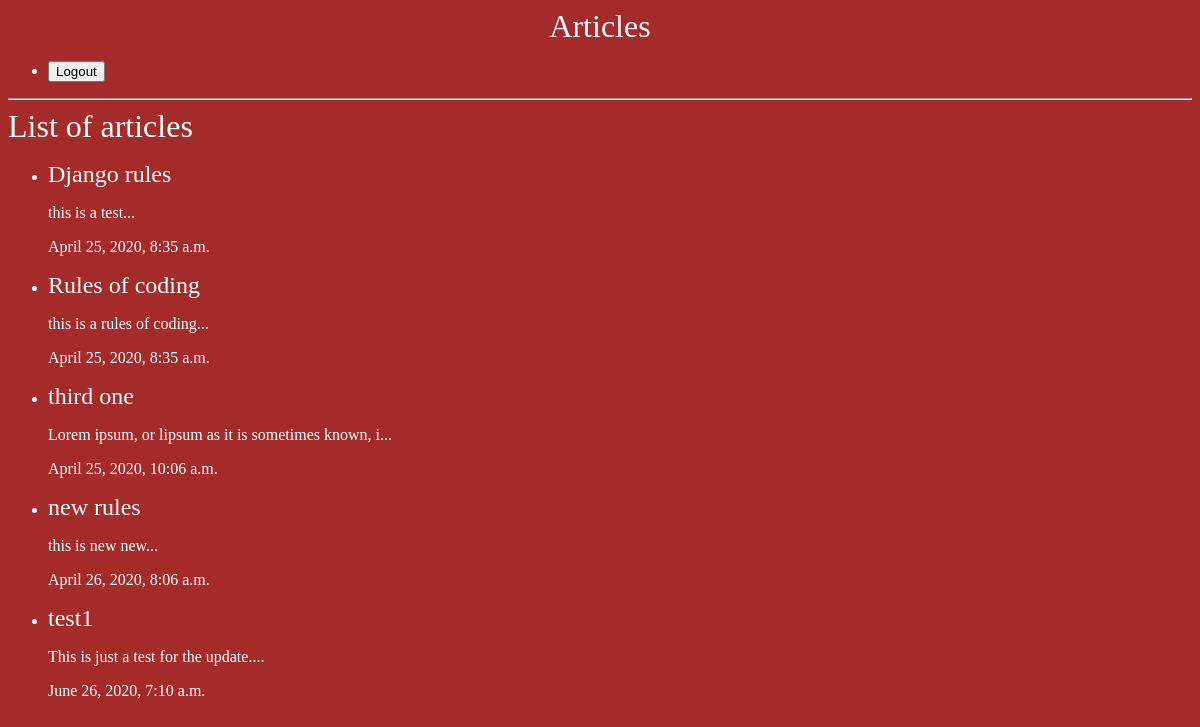
The app's page /articles/ with its own data.
### articles/models.py (models this page shows, shortened)
class Articles(models.Model):
    title = models.CharField(max_length=20)
    slug = models.SlugField()
    body = models.TextField()
    date = models.DateTimeField(auto_now_add=True)
    thumb = models.ImageField(default="default.png", blank=True)
    def snippet(self):
        return self.body[:50] + "..."

### articles/views.py (the view)
def articles_list(request):
    articles = Articles.objects.all().order_by('date')
    return render(request, 'articles/articles_list.html', {'articles': articles})

### articles/templates/articles/articles_list.html
{% extends 'base.html' %}
{% block content %}
    <h1> List of articles </h1>
    <ul>
    <div class="articles">
       {% for article in articles %}
        <div class="article">
            <li><h2><a href="{% url 'articles:detail' article.slug%}">{{ article.title }} </a></a></h2>
            <p> {{article.snippet}} </p>
            <p> {{article.date}} </p>
        </div>
       {% endfor %}
     </div>
    </ul>
{% endblock %}

### articles/static/css/style.css (style rules this page uses)
body { background-color: brown; background-image: url(/static/stars.png); background-repeat-y: no-repeat; color: #fff; }
h1, h2, h3, h4, h5 { font-weight: normal; margin: 0; }
a, a:hover, a:visited { color: #fff; text-decoration: none; }

### records on screen
Articles: title "Django rules", snippet "this is a test...", date "April 25, 2020, 8:35 a.m."
Articles: title "Rules of coding", snippet "this is a rules of coding...", date "April 25, 2020, 8:35 a.m."
Articles: title "third one", snippet "Lorem ipsum, or lipsum as it is sometimes known, i...", date "April 25, 2020, 10:06 a.m."
Articles: title "new rules", snippet "this is new new...", date "April 26, 2020, 8:06 a.m."
Articles: title "test1", snippet "This is just a test for the update....", date "June 26, 2020, 7:10 a.m."
